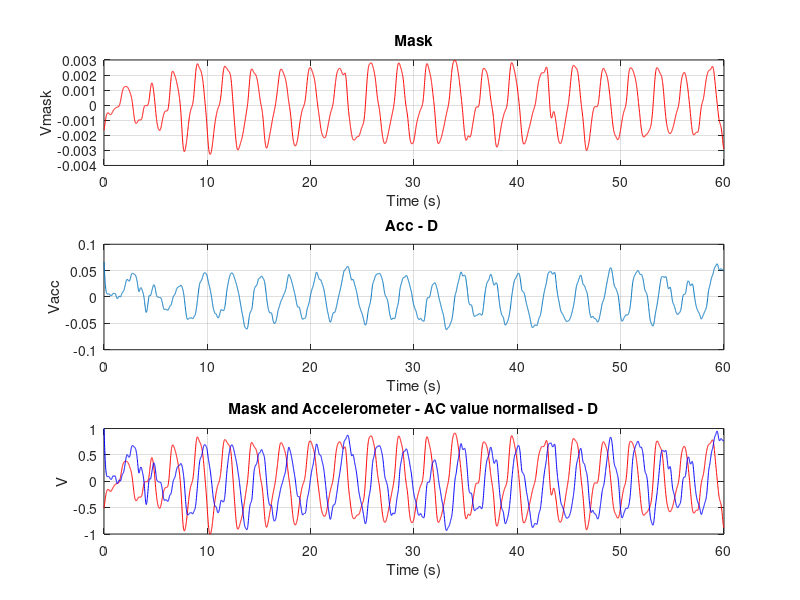
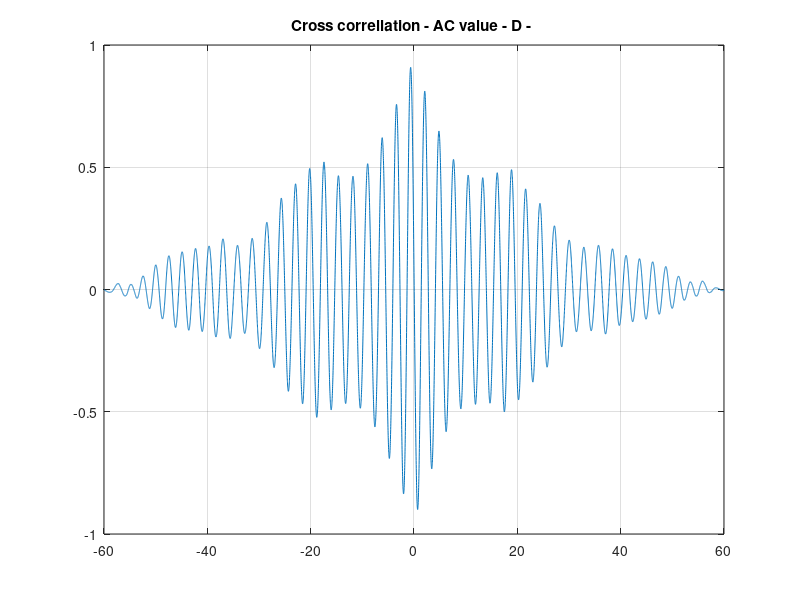
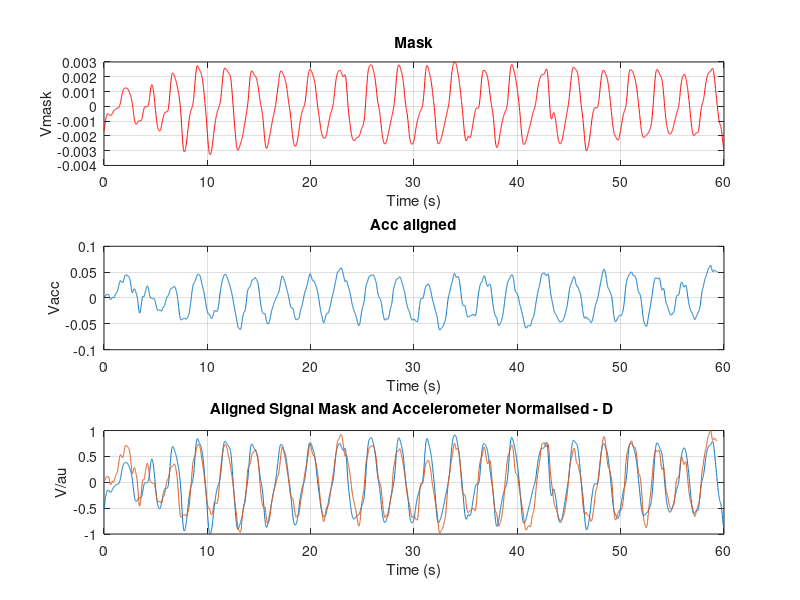

MATLAB code for these plots, in order:

load process_Mask.mat 
load process_teta.mat
load process_D.mat 
load fil.mat

% C'est un programme pour trouver la cross correlation entre 2 signal 
% On utilise le signal du masque (spirometre ) pour comparer le signal d'accelerometer 

s1 = dataMaskAC;
s1norm = dataMaskNorm;
% s2 = dataD_AC;

s2 = dataD_AC;
s2norm = dataD_Norm;

t1 = (0:length(s1)-1)/fe;
t2 = (0:length(s2)-1)/fe;

figure(1)
subplot(3,1,1)
plot(t1,s1,'r');
grid on
xlabel('Time (s)')
ylabel('Vmask')
title('Mask')

subplot(3,1,2)
plot(t2,s2)
grid on
title('Acc - D ')
xlabel('Time (s)')
ylabel('Vacc')

subplot(313)
plot(t1,s1norm,'r',t2,s2norm,'b');
xlabel('Time (s)')
ylabel('V')
grid on
title('Mask and Accelerometer - AC value normalised - D')

[acor,lag] = xcorr(s1,s2,'coeff');

[~,I] = max(abs(acor));
lagDiff = lag(I);
timeDiff = lagDiff/fe;


figure (2)
plot(lag/fe,acor)
grid on
title('Cross correllation - AC value - D - ')


s2al = s2(-lagDiff:end);
t2al = (0:length(s2al)-1)/80;

figure(3)
subplot(3,1,2)
plot(t2al,s2al)
title('Acc aligned')
xlabel('Time (s)')
ylabel('Vacc')
grid on

subplot(3,1,1)
plot(t1,s1,'r')
title('Mask')
ylabel('Vmask')
xlabel('Time (s)')
grid on

s1_norm = s1/max(abs(s1));
s2_norm_align = s2al/max(abs(s2al));

subplot(313)
plot(t1,s1_norm,t2al,s2_norm_align);
grid on
xlabel('Time (s)')
ylabel('V/au')
title('Aligned Signal Mask and Accelerometer Normalised - D ')

